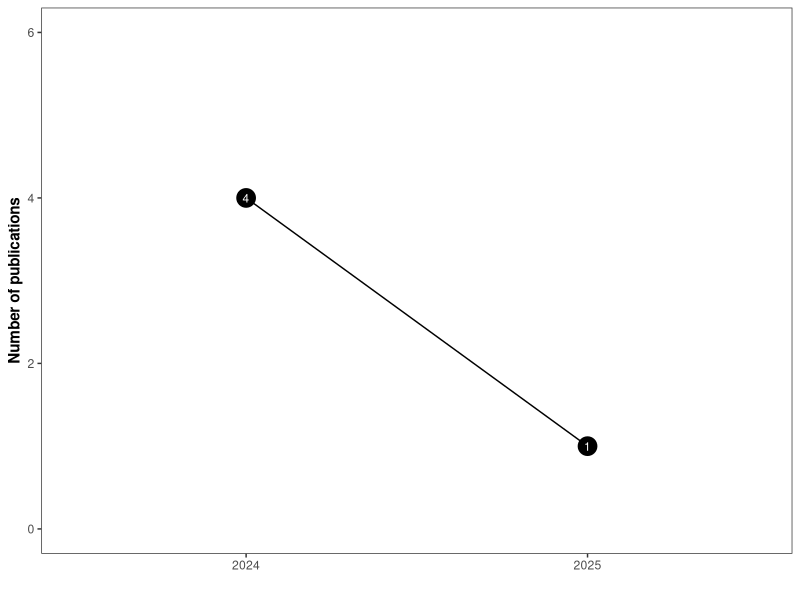

Write the R code that produced this figure.
## ---- chunk 1

# Packages
library(readxl)
library(dplyr)
library(readxl)
library(dplyr)
library(ggplot2)

## ---- chunk 2

# Chargement des données
pub_data <- read_excel("data/data.xlsx", sheet = "publications & communications", na = "NA") %>%
  filter(category %in% c("Webinar", "Presentation", "Poster")) %>%
  arrange(desc(year), desc(month))

icons_data <- read_excel("data/data.xlsx", sheet = "icons", na = "NA")

## ---- chunk 3

# Affichage des publications
for (cat in unique(pub_data$category)) {
  
  cat_data <- filter(pub_data, category == cat)
  icon_path <- icons_data %>% filter(category == cat) %>% pull(image) %>% first()
  
  if (is.na(icon_path)) icon_path <- "icons/default.ico"

  cat(
    "<div style='display: flex; align-items: center;'>",
    paste0("<img src='", icon_path, "' style='width: 50px; margin-right: 10px;'>"),
    "<h2 style='margin: 0;'>", cat, "</h2></div><br>"
  )

  for (i in 1:nrow(cat_data)) {
    
    row <- cat_data[i, ]
    cat(
      "<div style='display: flex; justify-content: space-between; align-items: center;'>",
      "<div style='width: 95%; text-align: justify;'>",
      "<strong>", row$title, "</strong>", paste0("(", row$year, "). "),
      if (!is.na(row$journal)) paste0("<em>", row$journal, if (!is.na(row$journal_ref)) paste0(", ", row$journal_ref), "</em>. ") else "",
      if (!is.na(row$doi)) paste0("<a href='", row$doi, "' target='_blank'>", row$doi, "</a>. "),
      if (!is.na(row$filename) & !is.na(row$icons)) {
      width <- if (row$icons == "multimedia/video-download.ico") "24px" else "18px"
      paste0(
        "<a href='", row$filename, "' target='_blank'>
          <img src='", row$icons, "' style='width: ", width, "; vertical-align: top;' title='File'></a>"
      )
      },
      "</div></div><br>"
    )
    
  }
}

## ---- chunk 4

# Graphique publications par année
plot_data <- pub_data %>%
  count(year) %>%
  arrange(desc(year))

# Détermination du nombre maximal de publications 
max_n <- max(plot_data$n, na.rm = TRUE)

# Création du graphique
ggplot(plot_data, aes(x = as.factor(year), y = n)) +
  geom_line(group = 1, color = "black") +
  geom_point(size = 6, color = "black") +
  geom_text(aes(label = n), color = "white", size = 3, vjust = 0.5) +
  labs(x = "", y = "Number of publications") +
  theme_test() +
  theme(axis.title.y = element_text(face = "bold")) +
  scale_y_continuous(limits = c(0, max_n + 2))

